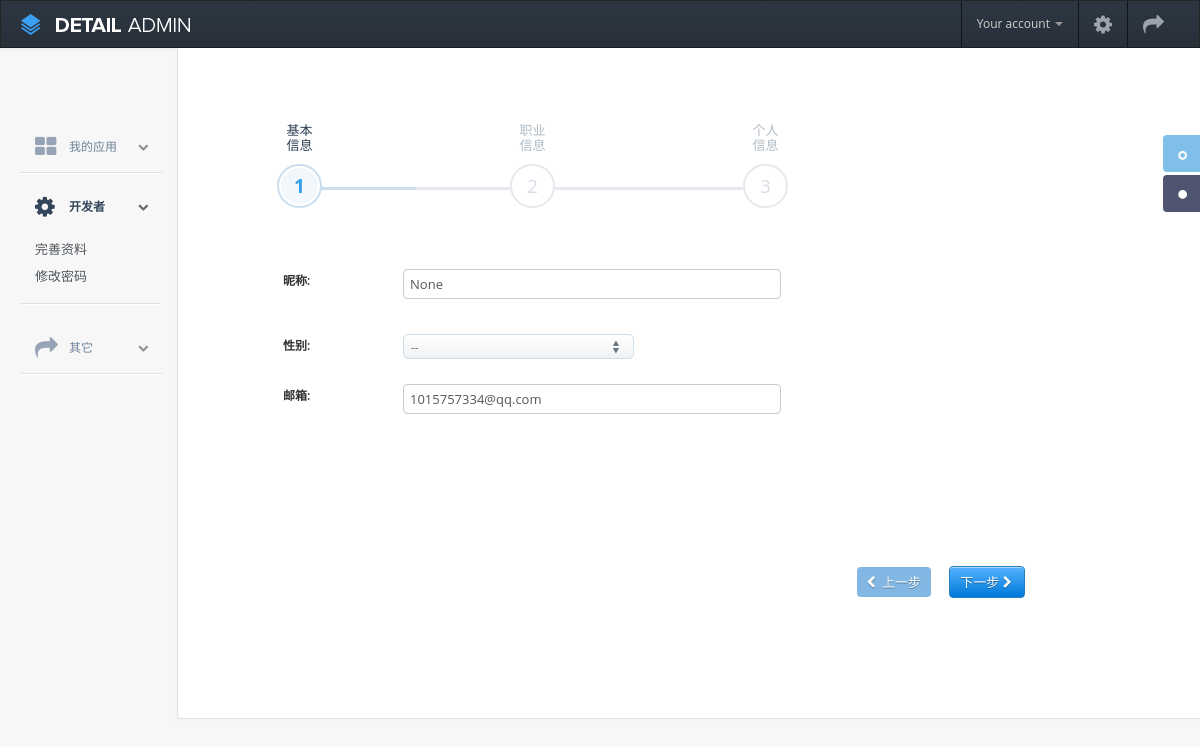
The app's page /user/edit (signed in), older data.
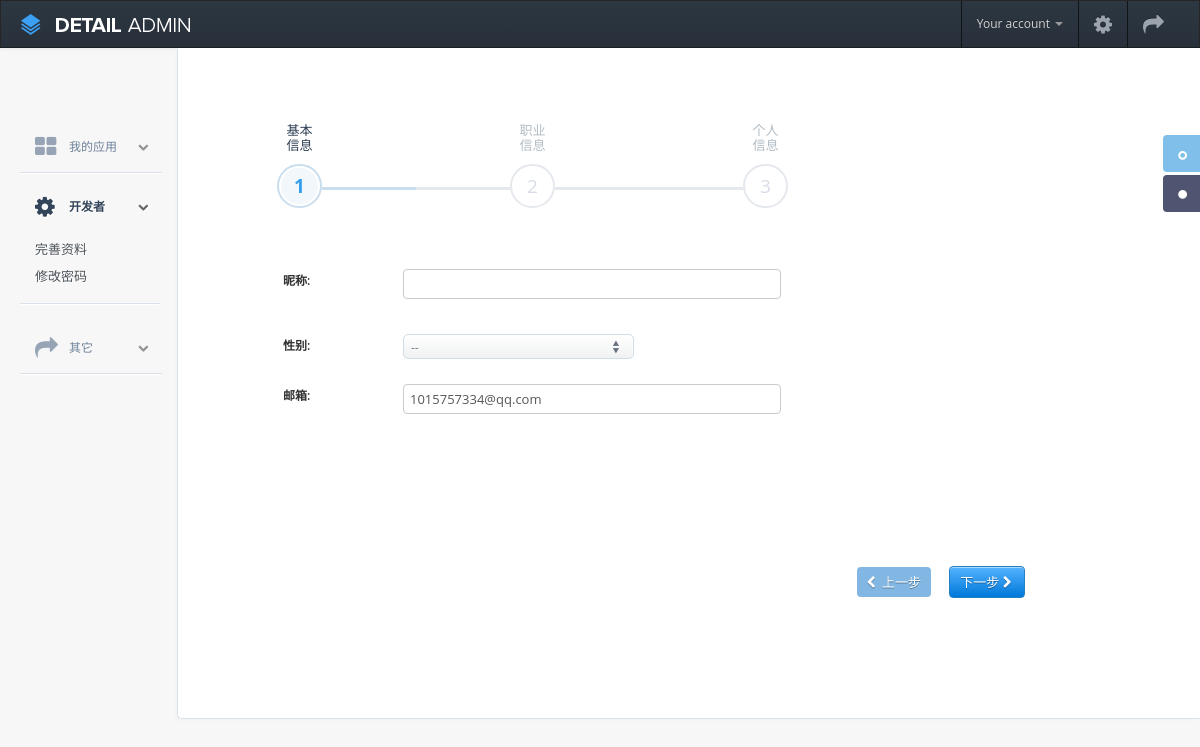
The same page, newer data.
### app/models.py (models this page shows, shortened)
class Developer(db.Model):
    __tablename__ = 'tb_developer'
    id = db.Column(db.Integer, primary_key=True)
    username = db.Column(db.String(20), default='')
    password = db.Column(db.String(20), default='')
    nickname = db.Column(db.String(20), default='')
    confirmed = db.Column(db.Boolean, default=False)
    sex = db.Column(db.Integer, default=1)
    qq = db.Column(db.String(60), default='')
    weibo = db.Column(db.String(60), default='')
    github = db.Column(db.String(200), default='')
    school = db.Column(db.String(30), default='')
    phone = db.Column(db.String(11), default='')
    email = db.Column(db.String(60), default='')
    description = db.Column(db.String(200), default='')
    hobby = db.Column(db.String(200), default='')
    info = db.Column(db.String(200), default='')
    degree = db.Column(db.String(10), default='')
    register_time = db.Column(db.DateTime, default=datetime.now())
    apps = db.relationship('App', backref='developer', lazy='dynamic')

### app/main/views.py (the view, shortened to what this page needs)
@main.route('/user/edit', methods=['GET', 'POST'])
def edit_user():
    if check_user_login():
        return redirect(url_for('main.signin'))
    if request.method == 'GET':
        developer = Developer.query.filter_by(username=session.get('username')).first()
        return render_template('edit-user.html', developer=developer)

### app/main/views.py (called while the page is built)
def check_user_login():
    if session.get('username') == None:
        return True
    else:
        return False

### app/templates/edit-user.html (shortened to what the changed rows need)
<!DOCTYPE html>
{% extends "base.html" %}
{% block head %}
<head>
    <link href="/static/css/bootstrap/bootstrap.css" rel="stylesheet" />
    <link href="/static/css/bootstrap/bootstrap-responsive.css" rel="stylesheet" />
    <link href="/static/css/bootstrap/bootstrap-overrides.css" type="text/css" rel="stylesheet" />
    <link href="/static/css/lib/bootstrap-wysihtml5.css" type="text/css" rel="stylesheet" />
    <link href="/static/css/lib/uniform.default.css" type="text/css" rel="stylesheet" />
    <link href="/static/css/lib/select2.css" type="text/css" rel="stylesheet" />
    <link href="/static/css/lib/bootstrap.datepicker.css" type="text/css" rel="stylesheet" />
    <link href="/static/css/lib/font-awesome.css" type="text/css" rel="stylesheet" />
    <link rel="stylesheet" type="text/css" href="/static/css/layout.css" />
    <link rel="stylesheet" type="text/css" href="/static/css/elements.css" />
    <link rel="stylesheet" type="text/css" href="/static/css/icons.css" />
    <link rel="stylesheet" href="/static/css/compiled/form-wizard.css" type="text/css" media="screen" />
    <link href='http://fonts.useso.com/css?family=Open+Sans:300italic,400italic,600italic,700italic,800italic,400,300,600,700,800' rel='stylesheet' type='text/css' />
<meta http-equiv="Content-Type" content="text/html; charset=utf-8" /></head>
{% endblock %}
    {% block container %}
    <div class="content">
        <div class="container-fluid">
            <div id="pad-wrapper">
                <div class="row-fluid">
                    <div class="span12">
                        <div class="step-content">
                            <div class="step-pane active" id="step1">
                                <div class="row-fluid form-wrapper">
                                    <div class="span8">
                                            <div class="field-box">
                                                <label>昵称:</label>
                                                <input class="span8" type="text" id="nickname" name="nickname" value="{{ developer.nickname }}"/>
                                            </div>
                                            <div class="field-box">
                                                <label>邮箱:</label>
                                                <input class="span8" type="text" id="email" name="email" value="{{ developer.email }}"/>
                                            </div>
                                    </div>
                                </div>
                            </div>
                        </div>
                    </div>
                </div>
            </div>
        </div>
    </div>
    {% endblock %}

Row changes from the older to the newer data that the page shows:
changed Developer "1015757334@qq.com": nickname "None" → (not shown)
